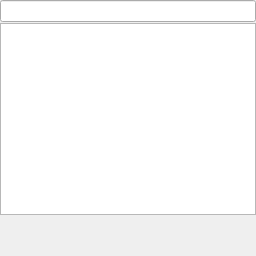
<?xml version="1.0" encoding="UTF-8"?>
<ui version="4.0">
 <class>FormCustomSearch</class>
 <widget class="QWidget" name="FormCustomSearch">
  <property name="geometry">
   <rect>
    <x>0</x>
    <y>0</y>
    <width>256</width>
    <height>256</height>
   </rect>
  </property>
  <property name="windowTitle">
   <string>Form</string>
  </property>
  <layout class="QVBoxLayout" name="verticalLayout">
   <property name="spacing">
    <number>1</number>
   </property>
   <property name="leftMargin">
    <number>0</number>
   </property>
   <property name="topMargin">
    <number>0</number>
   </property>
   <property name="rightMargin">
    <number>0</number>
   </property>
   <property name="bottomMargin">
    <number>0</number>
   </property>
   <item>
    <widget class="QLineEdit" name="lineEdit">
     <property name="clearButtonEnabled">
      <bool>true</bool>
     </property>
    </widget>
   </item>
   <item>
    <widget class="QListView" name="listView"/>
   </item>
   <item>
    <spacer name="verticalSpacer">
     <property name="orientation">
      <enum>Qt::Vertical</enum>
     </property>
     <property name="sizeHint" stdset="0">
      <size>
       <width>20</width>
       <height>40</height>
      </size>
     </property>
    </spacer>
   </item>
  </layout>
 </widget>
 <resources/>
 <connections/>
</ui>
